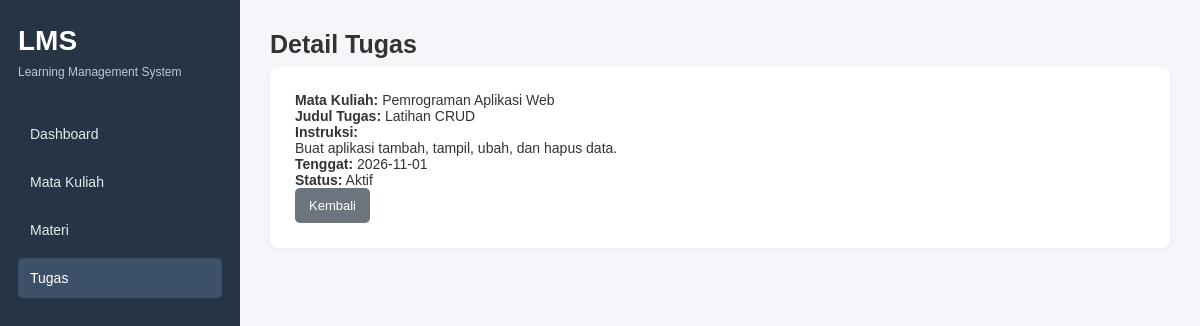
Screenshot of /tugas_detail.php?id=1 with the database file from the repository.
### tables this page shows
CREATE TABLE tugas (
    id INT UNSIGNED AUTO_INCREMENT PRIMARY KEY,
    mata_kuliah_id INT UNSIGNED NOT NULL,
    judul VARCHAR(150) NOT NULL,
    instruksi TEXT NOT NULL,
    tenggat DATE NOT NULL,
    status VARCHAR(20) NOT NULL,

    CONSTRAINT fk_tugas_mata_kuliah
        FOREIGN KEY (mata_kuliah_id)
        REFERENCES mata_kuliah(id)
        ON DELETE RESTRICT
        ON UPDATE RESTRICT,

    CHECK (status IN ('Draf', 'Aktif', 'Selesai'))
);

CREATE TABLE mata_kuliah (
    id INT UNSIGNED AUTO_INCREMENT PRIMARY KEY,
    kode VARCHAR(20) NOT NULL UNIQUE,
    nama VARCHAR(100) NOT NULL,
    dosen VARCHAR(100) NOT NULL,
    semester TINYINT UNSIGNED NOT NULL,
    CHECK (semester BETWEEN 1 AND 14)
);

### tugas_detail.php (the view, shortened to what this page needs)
<?php
require_once 'koneksi.php';
$id = (int) ($_GET['id'] ?? 0);
$stmt = $conn->prepare(
    "SELECT tugas.*, mata_kuliah.nama AS nama_mk
     FROM tugas
     JOIN mata_kuliah ON tugas.mata_kuliah_id = mata_kuliah.id
     WHERE tugas.id = ?"
);
$stmt->bind_param("i", $id);
$stmt->execute();
$data = $stmt->get_result();
$tugas = $data->fetch_assoc();
?>
<!DOCTYPE html>
<html lang="id">
<head>
    <link rel="stylesheet" href="style.css">
</head>
<body>
<div class="app-layout">
    <aside class="sidebar">
        <h2 class="logo">LMS</h2>
        <p class="logo-description">Learning Management System</p>
        <nav class="nav-menu">
            <a href="index.php">Dashboard</a>
            <a href="matakuliah_index.php">Mata Kuliah</a>
            <a href="materi_index.php">Materi</a>
            <a href="tugas_index.php" class="active">Tugas</a>
        </nav>
    </aside>
    <main class="main-content">
        <h1 class="page-title">Detail Tugas</h1>
        <section class="content-card">
            <p><strong>Mata Kuliah:</strong>
                <?= htmlspecialchars($tugas['nama_mk']) ?></p>
            <p><strong>Judul Tugas:</strong>
                <?= htmlspecialchars($tugas['judul']) ?></p>
            <p><strong>Instruksi:</strong></p>
            <p><?= nl2br(htmlspecialchars($tugas['instruksi'])) ?></p>
            <p><strong>Tenggat:</strong>
                <?= htmlspecialchars($tugas['tenggat']) ?></p>
            <p><strong>Status:</strong>
                <?= htmlspecialchars($tugas['status']) ?></p>
            <a href="tugas_index.php" class="btn btn-secondary">
                Kembali
            </a>
        </section>
    </main>
</div>
</body>
</html>

### style.css (style rules this page uses)
* { margin: 0; padding: 0; box-sizing: border-box; }
body { font-family: Arial, sans-serif; background: #f4f6f9; color: #333; font-size: 14px; }
a { text-decoration: none; color: inherit; }
.app-layout { display: flex; min-height: 100vh; }
.sidebar { width: 240px; background: #263445; color: white; padding: 25px 18px; }
.logo { font-size: 28px; font-weight: bold; }
.logo-description { color: #bdc8d5; font-size: 12px; margin: 8px 0 35px; }
.nav-menu { display: flex; flex-direction: column; gap: 8px; }
.nav-menu a { padding: 12px; border-radius: 5px; color: #e6ebf1; }
.nav-menu a:hover, .nav-menu a.active { background: #3c5068; color: white; }
.main-content { flex: 1; min-width: 0; padding: 30px; }
.page-title { font-size: 25px; margin-bottom: 8px; }
.content-card { background: white; padding: 25px; border-radius: 8px; box-shadow: 0 2px 8px #0000000a; margin-bottom: 25px; }
.btn { display: inline-block; border: none; border-radius: 5px; padding: 10px 14px; background: #4779c4; color: white; font-size: 13px; cursor: pointer; text-align: center; }
.btn-secondary { background: #6c757d; }

### rows the page displays
tugas: mata_kuliah.nama "Pemrograman Aplikasi Web", judul "Latihan CRUD", instruksi "Buat aplikasi tambah, tampil, ubah, dan hapus data.", tenggat "2026-11-01", status "Aktif"
